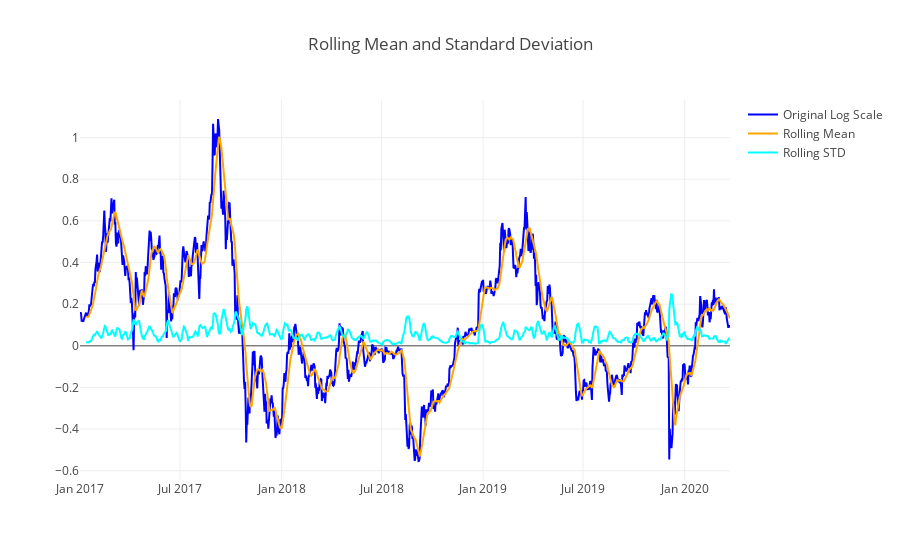

Write notebook code for a chart like this one.
### Code cell
test_stationarity(dataframe_logScale_less_moving_average)

### Figure 1 — Plotly figure (JSON) as saved in the notebook; plotly's stock layout.template omitted (floating-point values rounded to 4 significant figures; data arrays with more than 128 entries replaced by an {"elided": "..."} marker saying what was removed)
{"data": [{"line": {"color": "blue"}, "name": "Original Log Scale", "type": "scatter", "x": {"elided": "1277 str values"}, "y": {"elided": "1178 float values"}}, {"line": {"color": "orange"}, "name": "Rolling Mean", "type": "scatter", "x": {"elided": "1277 str values"}, "y": {"elided": "1178 float values"}}, {"line": {"color": "aqua"}, "name": "Rolling STD", "type": "scatter", "x": {"elided": "1277 str values"}, "y": {"elided": "1178 float values"}}], "layout": {"autosize": true, "title": {"text": "Rolling Mean and Standard Deviation"}, "xaxis": {"autorange": true, "range": ["2017-01-01", "2020-03-23"], "type": "date"}, "yaxis": {"autorange": true, "range": [-0.6445, 1.181], "type": "linear"}}}
